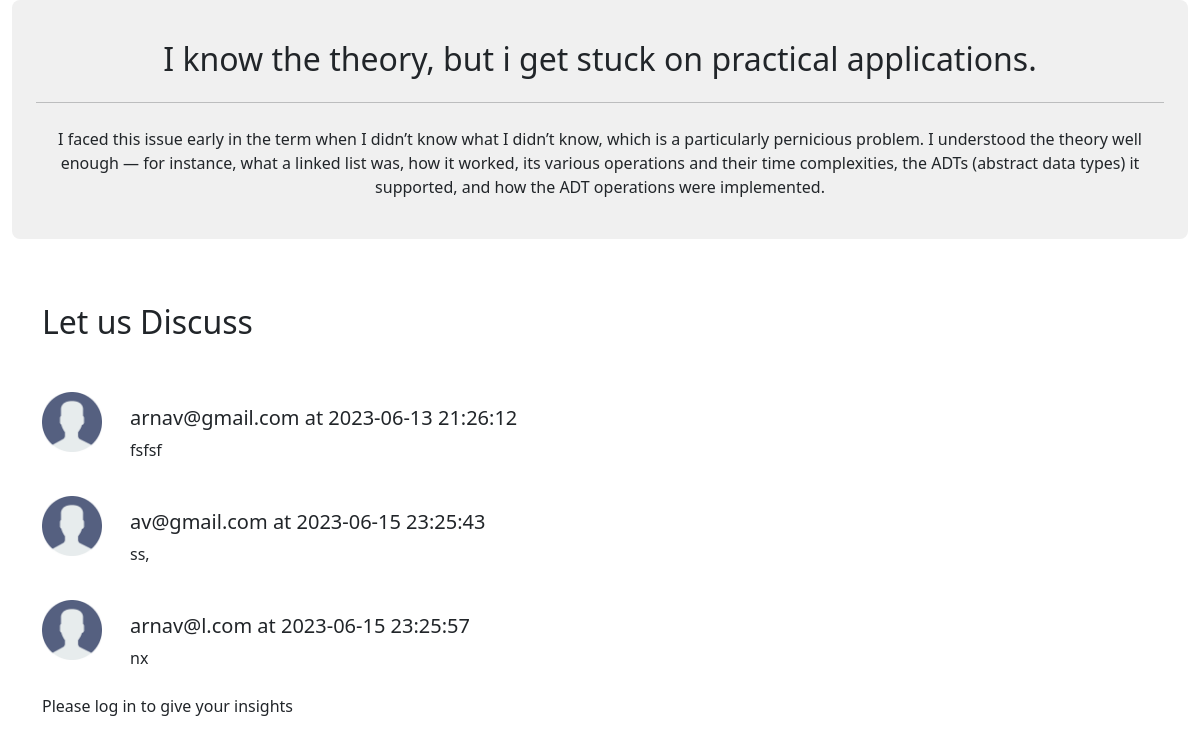
The app's page /comments.php?threadid=2 with its own data.
### tables this page shows
CREATE TABLE IF NOT EXISTS `threads` (
  `thread_id` int NOT NULL AUTO_INCREMENT,
  `thread_title` varchar(300) NOT NULL,
  `thread_desc` text NOT NULL,
  `thread_user_id` int NOT NULL,
  `thread_cat_id` int NOT NULL,
  `timestamp` datetime NOT NULL DEFAULT CURRENT_TIMESTAMP,
  PRIMARY KEY (`thread_id`)
);

CREATE TABLE IF NOT EXISTS `comments` (
  `comment_id` int NOT NULL AUTO_INCREMENT,
  `comment_content` text NOT NULL,
  `timestamp` datetime NOT NULL DEFAULT CURRENT_TIMESTAMP,
  `thread_id` int NOT NULL,
  `user_id` int NOT NULL,
  PRIMARY KEY (`comment_id`)
);

CREATE TABLE IF NOT EXISTS `loginid` (
  `login_id` int NOT NULL AUTO_INCREMENT,
  `email` varchar(100) NOT NULL,
  `password` varchar(2000) NOT NULL,
  `timestamp` datetime NOT NULL DEFAULT CURRENT_TIMESTAMP,
  PRIMARY KEY (`login_id`)
);

### comments.php (the view, shortened to what this page needs)
<!doctype html>
<html lang="en">
<head>
    <link href="https://cdn.jsdelivr.net/npm/bootstrap@5.3.0/dist/css/bootstrap.min.css" rel="stylesheet"
>
</head>
<body>
    <?php
    $id=$_GET['threadid'];
    $sql="SELECT * FROM `threads` WHERE thread_id=$id";
    $result=mysqli_query($conn,$sql);
            while($row=mysqli_fetch_assoc($result)){
              $title=$row['thread_title'];
              $desc=$row['thread_desc'];}
?>
    <div class="container-fluid">
        <div class="p-4 shadow-4 rounded-3" style="background-color: hsl(0, 0%, 94%);">
            <div class="text-center">
                <p>
                <h2><?php echo $title;?></h2>
                </p>
                <hr class="my-4" />
                <p>
                    <?php
  echo $desc;
  ?>
                </p>
            </div>
        </div>
    </div>
    <br>
    <br>
    <div class="container" id="ques">
        <?php
    $id=$_GET['threadid'];
    $sql="SELECT * FROM `comments` WHERE thread_id=$id";
    $result=mysqli_query($conn,$sql);
    $row=mysqli_num_rows($result);
    if($row>0){
      echo '<h2 class="py-3">Let us Discuss</h2>  ';
}
            while($row=mysqli_fetch_assoc($result)){
              $comment=$row['comment_content'];
              $timestamp=$row['timestamp'];
              $t_u_id=$row['user_id'];
              $sql1="SELECT email FROM loginid WHERE login_id='$t_u_id'";
              $result1=mysqli_query($conn,$sql1);
              $row2=mysqli_fetch_assoc($result1);
               echo' <div class="d-flex align-items-center my-4">
                      <div class="flex-shrink-0">
                        <img src="user.png" alt="..." width="60px">
                      </div>
                      <div class="flex-grow-1 ms-3">
                      <br>
                      <div class="container">
                      <h5> <p class="font-weight-bold my-0">'.$row2['email'].' at '.$timestamp.'</p></h5>
                       '.$comment.'
                      <br>
                      </div>
                      </div>
                    </div>'
              ;
            }
if(isset($_SESSION['loggedin']) && $_SESSION['loggedin']==true){
echo '
    <form action="'.$_SERVER["REQUEST_URI"].'" method="post">
  <div class="mb-3">
    <label for="comment" class="form-label">Do you like to comment?</label>
    <textarea class="form-control" id="comment" name="comment"></textarea>
  </div>
  <input type="hidden" name="login_id" value="'.$_SESSION["login_id"].'">
  <button type="submit" class="btn btn-primary">Submit</button>
</form>
<br>
<br>
';
}
else{
  echo '
  Please log in to give your insights<br>';
}
?>
        </div>
        <br>
</body>
</html>

### comments.php (style rules this page uses)
#ques { min-height: 433px; }

### records on screen
threads: thread_title "I know the theory, but i get stuck on practical applications.", thread_desc "I faced this issue early in the term when I didn’t know what I didn’t know, which is a particularly pernicious problem. I understood the theory well enough — for instance, what a linked list was, how it worked, its various operations and their time complexities, the ADTs (abstract data types) it supported, and how the ADT operations were implemented."
comments: user.email "arnav@gmail.com", timestamp "2023-06-13 21:26:12", comment_content "fsfsf"
comments: user.email "av@gmail.com", timestamp "2023-06-15 23:25:43", comment_content "ss,"
comments: user.email "arnav@l.com", timestamp "2023-06-15 23:25:57", comment_content "nx"
